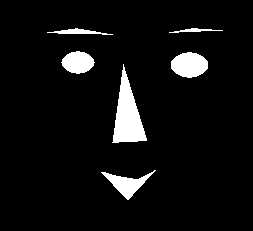
#> input picture MP1/face.bmp, 253 x 231 px, found by its file name
$ python HW1.py
#> lines starting #> are read from the running program, lines starting #| are printed output that depends on the picture; after the words box and inside, x2 and y2 are one past the last pixel; in counts of white or black regions, pixels touching at a corner belong together
#> in main, img is the input picture: PIL image 253x231 1; 6.1% white; 6 white regions, box (x1, y1, x2, y2) and area: (112, 64, 147, 143) 1377, (171, 52, 208, 78) 730, (101, 170, 156, 200) 579, (61, 51, 95, 74) 558, (47, 28, 113, 35) 204, (169, 28, 223, 33) 114
#| 231
from PIL import Image
import numpy as np
import matplotlib.pyplot as plt
from matplotlib.colors import LinearSegmentedColormap

def ccl(img_array, labeling, E_table, L):
#> called with L = 0
    for i in range(1, img_array.shape[1]):
        for j in range(1, img_array.shape[0]):
            if img_array[j][i] == 1:
                # upper label
                L_u = labeling[j-1][i]
                # left label
                L_l = labeling[j][i-1]
                if (L_u == L_l) and (L_l != 0 and L_u !=0):
                    labeling[j][i] = L_u
                elif L_u!=L_l and not (L_u and L_l):
                    labeling[j][i] = max(L_u , L_l)
                elif L_u!=L_l and (L_u >0 and L_l >0):
                    labeling[j][i]=min(L_u , L_l)
                    if min(L_u, L_l) in E_table:
                        E_table[max(L_u , L_l)] = E_table[min(L_u, L_l)]
                    else:
                        E_table[max(L_u , L_l)] = min(L_u, L_l)
                else:
                    labeling[j][i] = L+1
                    L+=1
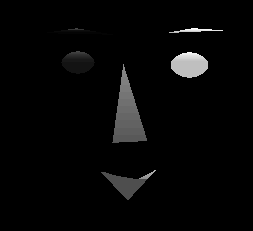
#> labeling: shape (231, 253) float64; min 0, max 52, mean 1.3; drawn with min black and max white
#> after the loop, E_table = 46 items; L = 52
    print(E_table)
#> (printed output is left out)
    for i in range(img_array.shape[1]):
        for j in range(img_array.shape[0]):
            if img_array[j][i] == 1:
                if labeling[j][i] in E_table:
                    labeling[j][i] = E_table[labeling[j][i]]
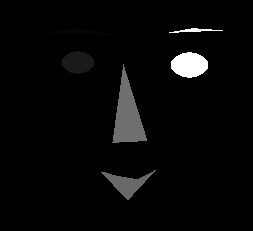
#> labeling: shape (231, 253) float64; 3.57% of pixels changed, all inside (x1, y1, x2, y2) = (54, 28, 223, 179); drawn with min black and max white

def noise_avoid(img_array, labeling):
    # add threshold to ignore noise
    num_count = {}
    for i in range(img_array.shape[1]):
        for j in range(img_array.shape[0]):
            if labeling[i][j] in num_count:
                num_count[labeling[j][i]] += 1
            else:
                num_count[labeling[j][i]] = 1

    for i in range(img_array.shape[1]):
        for j in range(img_array.shape[0]):
            if img_array[j][i] == True:
                if num_count[labeling[j][i]] < 500:
                    labeling[j][i] = 0


def main():
    # Open the image file
    img = Image.open("/home/jihai/MSAI495/MP1/face.bmp")
    img_array = np.array(img)
    print(img_array.shape[0])
    labeling = np.zeros(img_array.shape)
    L = 0
    E_table = {}
    ccl(img_array, labeling, E_table, L)

    # use noise_avoid for gun.bmp
    # noise_avoid(img_array, labeling)

    thresholded_img = Image.fromarray((labeling).astype(np.uint8))

    # Start with white (1, 1, 1), then blue (0, 0, 1), green (0, 1, 0), and red (1, 0, 0)
    colors = [(1, 1, 1), (0, 0, 1), (0, 1, 0), (1, 0, 0)]

    # Define the positions for each color (ranging from 0 to 1)
    positions = [0.0, 0.3, 0.6, 1.0]

    # Create the custom colormap
    cmap_name = 'custom_colormap'
    custom_cmap = LinearSegmentedColormap.from_list(cmap_name, list(zip(positions, colors)))

    # Display the image
    plt.imshow(thresholded_img, cmap=custom_cmap)
    plt.colorbar()
    plt.show()
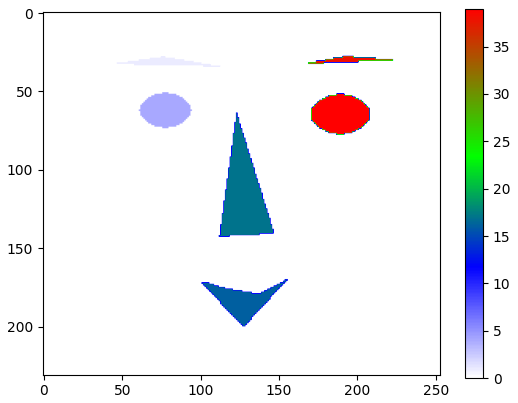
#> figure drawn by matplotlib, 2 panels


if __name__=='__main__':
    main()
